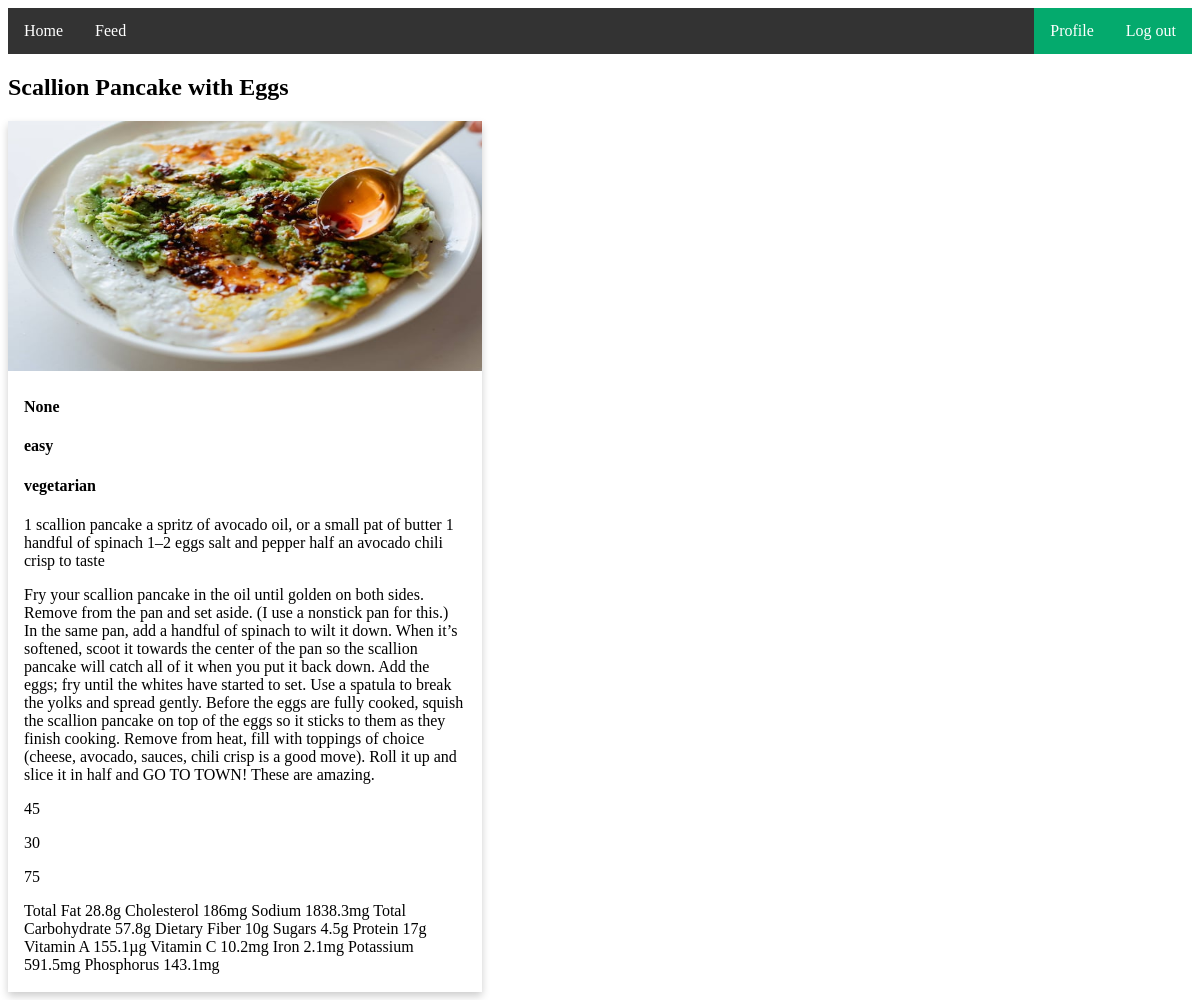
Page /viewRecipe/1 (signed in) on the committed database.
### myApp/models.py (models this page shows, shortened)
class RecipeModel(models.Model):
    TAG=[
        ('vegetarian','Vegetarian'),
        ('non_Vegetarian','Non-Vegetarian')
    ]
    CATEGORY=[
        ('breakfast','Breakfast'),
        ('lunch','Lunch'),
        ('dinner','Dinner'),
    ]
    DIFFICULTY=[
        ('easy','Easy'),
        ('medium','Medium'),
        ('hard','Hard'),
    ]
    user=models.ForeignKey(customUser, on_delete=models.CASCADE, related_name='recipemodel')
    Category=models.CharField(choices=CATEGORY,max_length=100,null=True)
    difficulty=models.CharField(choices=DIFFICULTY,max_length=100,null=True)
    tag=models.CharField(choices=TAG,max_length=100,null=True)
    title=models.CharField(max_length=100,null=True)
    ingredients=models.TextField(null=True)
    instructions=models.TextField(null=True)
    prep_time=models.PositiveIntegerField(null=True)
    cooking_time=models.PositiveIntegerField(null=True)
    total_time=models.PositiveIntegerField(null=True)
    nutrition=models.TextField(null=True)
    image=models.ImageField(upload_to='Media/image' ,null=True)
    calories=models.PositiveIntegerField(null=True)

### myProject/views.py (the view)
# urls.py: path("viewRecipe/<str:recipe_id>", viewRecipe, name="viewRecipe"),
@login_required
def viewRecipe(request,recipe_id):
    recipe=RecipeModel.objects.filter(id=recipe_id)
    context= {
        'recipe': recipe
    }
    return render(request,"viewRecipe.html",context)

### Template/viewRecipe.html (shortened to what this page needs)
{% extends 'base.html' %}
{% block body %}
{% for i in recipe %}
<!DOCTYPE html>
<html>
<head>
</head>
<body>
<h2>{{i.title}}</h2>
<div class="card">
  <img src="/{{i.image}}" height="250 px" width="100 px" alt="Avatar" style="width:100%">
  <div class="container">
    <h4><b>{{i.Category}}</b></h4>
    <h4><b>{{i.difficulty}}</b></h4>
    <h4><b>{{i.tag}}</b></h4>
    <p>{{i.ingredients}}</p>
    <p>{{i.instructions}}</p>
    <p>{{i.prep_time}}</p>
    <p>{{i.cooking_time}}</p>
    <p>{{i.total_time}}</p>
    <p>{{i.nutrition}}</p>
  </div>
</div>
</body>
</html>
{% endfor %}
{% endblock body %}

### Template/viewRecipe.html (style rules this page uses)
.card { box-shadow: 0 4px 8px 0 rgba(0,0,0,0.2); transition: 0.3s; width: 40%; }
.container { padding: 2px 16px; }

### rows in the picture
RecipeModel: title "Scallion Pancake with Eggs", image (picture), Category "None", difficulty "easy", tag "vegetarian", ingredients "1 scallion pancake a spritz of avocado oil, or a small pat of butter 1 handful of spinach 1–2 eggs salt and pepper half an avocado chili crisp to taste", instructions "Fry your scallion pancake in the oil until golden on both sides. Remove from the pan and set aside. (I use a nonstick pan for this.) In the same pan, add a handful of spinach to wilt it down. When it’s softened, scoot it towards the center of the pan so the scallion pancake will catch all of it when you put it back down. Add the eggs; fry until the whites have started to set. Use a spatula to break the yolks and spread gently. Before the eggs are fully cooked, squish the scallion pancake on top of the eggs so it sticks to them as they finish cooking. Remove from heat, fill with toppings of choice (cheese, avocado, sauces, chili crisp is a good move). Roll it up and slice it in half and GO…", prep_time "45", cooking_time "30", total_time "75", nutrition "Total Fat 28.8g Cholesterol 186mg Sodium 1838.3mg Total Carbohydrate 57.8g Dietary Fiber 10g Sugars 4.5g Protein 17g Vitamin A 155.1µg Vitamin C 10.2mg Iron 2.1mg Potassium 591.5mg Phosphorus 143.1mg"
